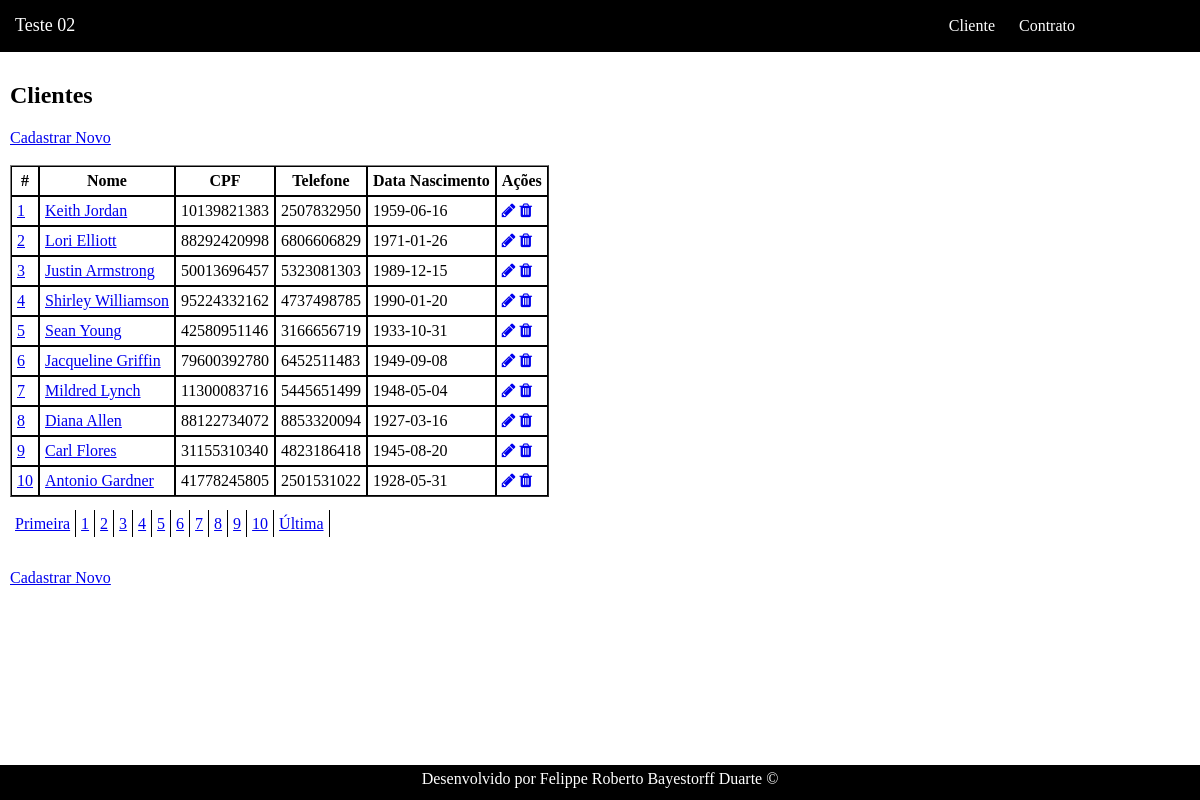
Page /cliente on the committed database.
### tables this page shows
CREATE TABLE IF NOT EXISTS `cliente` (
  `id` INT NOT NULL AUTO_INCREMENT,
  `nome` VARCHAR(255) NOT NULL,
  `cpf` VARCHAR(11) NOT NULL,
  `telefone` VARCHAR(20) NOT NULL,
  `dataNascimento` DATE NOT NULL,
  `cidade_id` INT NOT NULL,
  PRIMARY KEY (`id`),
  UNIQUE INDEX `cpf_UNIQUE` (`cpf` ASC),
  INDEX `fk_cliente_cidade_idx` (`cidade_id` ASC),
  CONSTRAINT `fk_cliente_cidade`
    FOREIGN KEY (`cidade_id`)
    REFERENCES `cidade` (`id`)
    ON DELETE NO ACTION
    ON UPDATE NO ACTION);

### Framework/Template.php (called while the page is built, shortened)
<?php
class Template
{
    public static function getInstance()
    {
        static $instance = null;
        if (null === $instance) {
            $instance = new Template();
        }
        return $instance;
    }
    public function show($controller, $viewname, $vars = [])
    {
        $viewsPath = dirname(__FILE__) . '/../App/View/';
        $layout = $viewsPath .'layout.php';
        include ($layout);
    }
}

### App/Controller/ClienteController.php (called while the page is built, shortened)
<?php
class ClienteController extends BaseController implements ICrudController
{
    public function index()
    {
        $cliente = new Cliente;
        $clientes = $cliente->all($this->pageNum, $this->pageSize);
        $this->template->show('cliente', 'index', [
            'clientes'=> $clientes,
            'numElements' => $cliente->getTotalCount(),
            'pageSize' => $this->pageSize,
            'pageNum' => $this->pageNum,
        ]);
    }
}

### Framework/FrontController.php (called while the page is built, shortened)
<?php
class FrontController {
    private $template;
    public $action;
    public $params = array();
    public function __construct(Template $template)
    {
        $this->template = $template;
    }
    public function loadAction()
    {
        $controller = new $class($this->template);
        $pageNum = isset($_GET['page'])&&($_GET['page'] == (int)$_GET['page']) ? (int)$_GET['page'] : 1;
        $controller->setPageNum($pageNum);
        $action =  is_callable(array($controller, $this->action)) ?
             $this->action : 'index';
        $controller->$action($this->params[0]);
    }
    private function getController()
    {
        $route = (empty($_GET['path'])) ? '' : $_GET['path'];
        $params = explode('/', $route);
        $this->action = (isset($params[1]) && !empty($params[1])) ?
                $params[1] : 'index';
        if(empty($this->params)) {
            $this->params[0] = null;
        }
   }
}

### index.php (called while the page is built, shortened)
<?php
include('autoload.php');
$template = Framework\Template::getInstance();
$frontController = new Framework\FrontController($template);
$frontController->setPath(dirname(__FILE__) . '/App/Controller');
$frontController->loadAction();

### autoload.php (called while the page is built, shortened)
<?php
function autoloader($class)
{
    $filename = dirname(__FILE__) . '/' . str_replace('\\', '/', $class) . '.php';
}

### Framework/Config.php (called while the page is built, shortened)
<?php
class Config {
    public static function getDatabaseData()
    {
        $dados = parse_ini_file(dirname(__FILE__)."/../config/database.ini");
        return $dados;
    }
}

### Framework/Database/Database.php (called while the page is built, shortened)
<?php
class Database {
    protected $adapter;
    public static function getInstance()
    {
        static $instance = null;
        if (null === $instance) {
            $dados = \Framework\Config::getDatabaseData();
            $adapter = self::setAdapter($dados);
            $instance = new Database($adapter);
        }
        return $instance;
    }
    public function __construct(IDatabaseAdapter $adapter)
    {
        $this->adapter = $adapter;
    }
    private static function setAdapter($dados)
    {
        switch($dados['sgbd'])
        {
            case "MySQL":
                return new Adapters\MysqlAdapter($dados);
        }
    }
    public function getAdapter()
    {
        return $this->adapter;
    }
}

### Framework/Database/Adapters/MysqlAdapter.php (called while the page is built, shortened)
<?php
class MysqlAdapter implements IDatabaseAdapter
{
    protected $conn;
    public function __construct($dados) {
        $this->conn = new \PDO("mysql:host=".$dados['host'].";dbname=".$dados['database'].";charset=utf8", $dados['user'], $dados['password']);
        $this->conn->setAttribute(\PDO::ATTR_ERRMODE, \PDO::ERRMODE_EXCEPTION);
    }
    public function getAll(IModel $object, $pageSize = null, $pageNum = null)
    {
        $sql = "SELECT * FROM ".$object->getTable();
        if(!empty($pageSize))
        {
            if(!empty($pageNum))
            {
                $page = $pageSize * ($pageNum-1);
                $sql .= " LIMIT ".(int)$page.",".(int)$pageSize;
            }
            else
            {
                $sql .= " LIMIT ".(int)$pageSize;
            }
        }
        return $this->conn->query($sql, \PDO::FETCH_ASSOC);
    }
}

### App/Controller/BaseController.php (called while the page is built, shortened)
<?php
abstract class BaseController
{
    public function setPageNum($num)
    {
        $this->pageNum = $num;
    }
}

### App/Model/BaseModel.php (called while the page is built, shortened)
<?php
abstract class BaseModel implements IModel {
    private $adapter;
    protected $table;
    public function __construct()
    {
        $this->adapter = Database::getInstance()->getAdapter();
    }
    public function getTable()
    {
        return $this->table;
    }
    public function all($pageSize = null, $pageNum = null)
    {
        return $this->adapter->getAll($this, $pageNum, $pageSize);
    }
}

### App/View/cliente/index.php (the view)
<h2> Clientes </h2>
<a href="/cliente/create">Cadastrar Novo</a>
<br/><br/>
<table border="1" cellpadding="0" cellspacing="0">
    <thead>
        <tr>
            <th>#</th>
            <th>Nome</th>
            <th>CPF</th>
            <th>Telefone</th>
            <th>Data Nascimento</th>
            <th>Ações</th>
        </tr>
    </thead>
    <tbody>
        <?php foreach($clientes as $cliente): ?>
        <tr>
            <td><a href="<?php echo "/cliente/read/id/".$cliente['id'];?>"><?php echo $cliente['id'];?></a></td>
            <td><a href="<?php echo "/cliente/read/id/".$cliente['id'];?>"><?php echo $cliente['nome'];?></a></td>
            <td><?php echo $cliente['cpf'];?></td>
            <td><?php echo $cliente['telefone'];?></td>
            <td><?php echo $cliente['dataNascimento'];?></td>
            <td>
                <a href="<?php echo "/cliente/update/id/".$cliente['id'];?>"><i class="fa fa-pencil"></i></a>
                <a href="<?php echo "/cliente/delete/id/".$cliente['id'];?>"><i class="fa fa-trash"></i></a>
            </td>
        </tr>
        <?php endforeach; ?>
    </tbody>
</table>
<br/>
<?php App\Components\Paginator::printPaginator('cliente', 'index', $pageNum, $pageSize, $numElements); ?>
<br/><br/>
<a href="/cliente/create">Cadastrar Novo</a>

### App/View/layout.php (shortened to what this page needs)
<html>
    <head>
        <link rel="stylesheet" href="https://maxcdn.bootstrapcdn.com/font-awesome/4.5.0/css/font-awesome.min.css">
        <link rel="stylesheet" type="text/css" href="/public/css/style.css">
    </head>
    <body>
        <nav class="menu">
            <span class="titulo"><a href="/">Teste 02</a></span>
            <ul class="menu">
                <li><a href="/cliente">Cliente</a></li>
                <li><a href="/contrato">Contrato</a></li>
        </nav>
        <div id="conteudo">
            <?php include($viewPath); ?>
        </div>
    <footer>
        Desenvolvido por Felippe Roberto Bayestorff Duarte ©
    </footer>
</html>

### App/Components/Paginator.php (shortened to what this page needs)
<?php
class Paginator {
    public static function printPaginator($controller, $action, $currentPage, $pageSize, $numElements, $numeroPaginasExibidas = 10)
    {
        $numeroPaginasExibidas = 10;
        $paginator = '<div class="paginator">';
        $paginator .= '<a href="/'.$controller.'/'.$action.'?page=1">Primeira</a>';
        $pages = array();
        $totalPages = ceil($numElements/$pageSize);
        $media = floor($numeroPaginasExibidas/2);
        $correcao = $numeroPaginasExibidas % 2 == 0 ? 1:0;
        if($totalPages > $numeroPaginasExibidas)
        {
            if($currentPage < $media)
            {
                $limiteEsquerda = 1;
                $limiteDireita = $numeroPaginasExibidas;
            }
            else if($currentPage > $totalPages - $media)
            {
                $limiteEsquerda = $totalPages - $numeroPaginasExibidas + $correcao;
                $limiteDireita = $totalPages;
            }
            else
            {
                $limiteEsquerda = $currentPage - $media + $correcao;
                $limiteDireita = $currentPage + $media;
            }
            for($i = $limiteEsquerda; $i <= $currentPage; $i++)
            {
                $pages[] = '<a href="/'.$controller.'/'.$action.'?page='.$i.'">'.$i.'</a>';
            }
            for($i = $currentPage+1; $i <= $limiteDireita; $i++)
            {
                $pages[] = '<a href="/'.$controller.'/'.$action.'?page='.$i.'">'.$i.'</a>';
            }
        }
        else
        {
            for($i = 0, $page = 1; $i < $numElements; $i += $pageSize, $page++)
            {
                $pages[] = '<a href="/'.$controller.'/'.$action.'?page='.$page.'">'.$page.'</a>';
            }
        }
        $paginator .= implode('',$pages);
        $paginator .= '<a href="/'.$controller.'/'.$action.'?page='.$totalPages.'">Última</a>';
        $paginator .= '</div>';
        echo $paginator;
    }
}

### public/css/style.css (style rules this page uses)
html { position: relative; min-height: 100%; }
body { margin: 0 0 30px; }
nav.menu { background-color:black; color:white; text-align:center; padding:15px; }
#conteudo { float:left; padding:10px 10px 50px 10px; }
footer { position: absolute; left: 0; bottom: 0; width: 100%; background-color:black; color:white; clear:both; text-align:center; padding-top:5px; height: 30px; }
span.titulo a { font-size: 18px; display: inline; float: left; color: white; text-decoration: none; }
nav.menu ul { padding:0 100px 0 0; margin: 0; list-style:none; text-align: right; }
nav.menu li { display: inline; }
nav.menu ul li a { padding: 2px 10px; display: inline-block; color: white; text-decoration: none; }
table td, table th { border: 1px solid black; padding: 5px; }
.paginator a { border-right: 1px solid black; padding: 5px; }

### rows in the picture
cliente: id "1", nome "Keith Jordan", cpf "10139821383", telefone "2507832950", dataNascimento "1959-06-16"
cliente: id "2", nome "Lori Elliott", cpf "88292420998", telefone "6806606829", dataNascimento "1971-01-26"
cliente: id "3", nome "Justin Armstrong", cpf "50013696457", telefone "5323081303", dataNascimento "1989-12-15"
cliente: id "4", nome "Shirley Williamson", cpf "95224332162", telefone "4737498785", dataNascimento "1990-01-20"
cliente: id "5", nome "Sean Young", cpf "42580951146", telefone "3166656719", dataNascimento "1933-10-31"
cliente: id "6", nome "Jacqueline Griffin", cpf "79600392780", telefone "6452511483", dataNascimento "1949-09-08"
cliente: id "7", nome "Mildred Lynch", cpf "11300083716", telefone "5445651499", dataNascimento "1948-05-04"
cliente: id "8", nome "Diana Allen", cpf "88122734072", telefone "8853320094", dataNascimento "1927-03-16"
cliente: id "9", nome "Carl Flores", cpf "31155310340", telefone "4823186418", dataNascimento "1945-08-20"
cliente: id "10", nome "Antonio Gardner", cpf "41778245805", telefone "2501531022", dataNascimento "1928-05-31"
